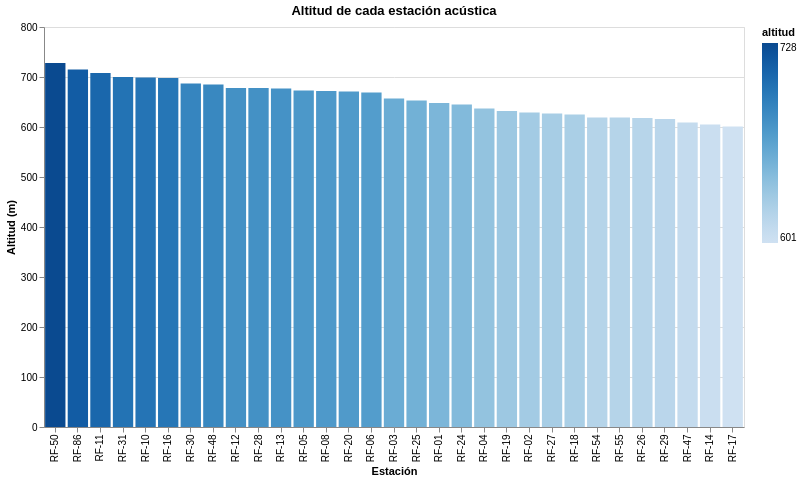

The cell this chart's notebook holds for it:
### Code cell
#VISUALIZACIÓN 2: Altitud por estación (bar chart ordenado)

chart_altitud = alt.Chart(df_05).mark_bar().encode(
    x=alt.X('estacion:N', sort='-y', title='Estación'),
    y=alt.Y('altitud:Q', title='Altitud (m)'),
    color='altitud:Q',
    tooltip=['estacion', 'nombre', 'altitud']
).properties(
    title='Altitud de cada estación acústica',
    width=700,
    height=400
)

chart_altitud

### Figure 1 — Vega specification as saved in the notebook (floating-point values rounded to 4 significant figures)
{"$schema": "https://vega.github.io/schema/vega/v5.json", "data": [{"name": "source_0"}, {"name": "data_0", "values": [{"altitud": 648, "altitud_end": 648.0, "altitud_start": 0.0, "estacion": "RF-01", "nombre": "Paseo de Recoletos"}, {"altitud": 629, "altitud_end": 629.0, "altitud_start": 0.0, "estacion": "RF-02", "nombre": "Carlos V"}, {"altitud": 657, "altitud_end": 657.0, "altitud_start": 0.0, "estacion": "RF-03", "nombre": "Plaza del Carmen"}, {"altitud": 637, "altitud_end": 637.0, "altitud_start": 0.0, "estacion": "RF-04", "nombre": "Plaza de España"}, {"altitud": 673, "altitud_end": 673.0, "altitud_start": 0.0, "estacion": "RF-05", "nombre": "Barrio del Pilar"}, {"altitud": 669, "altitud_end": 669.0, "altitud_start": 0.0, "estacion": "RF-06", "nombre": "Gregorio Marañón"}, {"altitud": 672, "altitud_end": 672.0, "altitud_start": 0.0, "estacion": "RF-08", "nombre": "Escuelas Aguirre"}, {"altitud": 699, "altitud_end": 699.0, "altitud_start": 0.0, "estacion": "RF-10", "nombre": "Cuatro Caminos"}, {"altitud": 708, "altitud_end": 708.0, "altitud_start": 0.0, "estacion": "RF-11", "nombre": "Ramón y Cajal"}, {"altitud": 678, "altitud_end": 678.0, "altitud_start": 0.0, "estacion": "RF-12", "nombre": "Manuel Becerra"}, {"altitud": 677, "altitud_end": 677.0, "altitud_start": 0.0, "estacion": "RF-13", "nombre": "Vallecas"}, {"altitud": 605, "altitud_end": 605.0, "altitud_start": 0.0, "estacion": "RF-14", "nombre": "Plaza Elíptica"}, {"altitud": 698, "altitud_end": 698.0, "altitud_start": 0.0, "estacion": "RF-16", "nombre": "Arturo Soria"}, {"altitud": 601, "altitud_end": 601.0, "altitud_start": 0.0, "estacion": "RF-17", "nombre": "Villaverde"}, {"altitud": 625, "altitud_end": 625.0, "altitud_start": 0.0, "estacion": "RF-18", "nombre": "Farolillo"}, {"altitud": 632, "altitud_end": 632.0, "altitud_start": 0.0, "estacion": "RF-19", "nombre": "Alto Extremadura"}, {"altitud": 671, "altitud_end": 671.0, "altitud_start": 0.0, "estacion": "RF-20", "nombre": "Avenida de Moratalaz"}, {"altitud": 645, "altitud_end": 645.0, "altitud_start": 0.0, "estacion": "RF-24", "nombre": "Casa de Campo"}, {"altitud": 653, "altitud_end": 653.0, "altitud_start": 0.0, "estacion": "RF-25", "nombre": "Santa Eugenia"}, {"altitud": 618, "altitud_end": 618.0, "altitud_start": 0.0, "estacion": "RF-26", "nombre": "Embajada"}, {"altitud": 627, "altitud_end": 627.0, "altitud_start": 0.0, "estacion": "RF-27", "nombre": "Barajas Pueblo"}, {"altitud": 678, "altitud_end": 678.0, "altitud_start": 0.0, "estacion": "RF-28", "nombre": "Cuatro Vientos"}, {"altitud": 616, "altitud_end": 616.0, "altitud_start": 0.0, "estacion": "RF-29", "nombre": "El Pardo"}, {"altitud": 687, "altitud_end": 687.0, "altitud_start": 0.0, "estacion": "RF-30", "nombre": "Campo de las Naciones"}, {"altitud": 700, "altitud_end": 700.0, "altitud_start": 0.0, "estacion": "RF-31", "nombre": "Sanchinarro"}, {"altitud": 609, "altitud_end": 609.0, "altitud_start": 0.0, "estacion": "RF-47", "nombre": "Mendez Álvaro"}, {"altitud": 685, "altitud_end": 685.0, "altitud_start": 0.0, "estacion": "RF-48", "nombre": "Castellana"}, {"altitud": 728, "altitud_end": 728.0, "altitud_start": 0.0, "estacion": "RF-50", "nombre": "Plaza de Castilla"}, {"altitud": 619, "altitud_end": 619.0, "altitud_start": 0.0, "estacion": "RF-54", "nombre": "Ensanche de Vallecas"}, {"altitud": 619, "altitud_end": 619.0, "altitud_start": 0.0, "estacion": "RF-55", "nombre": "Urb Embajada 2"}, {"altitud": 715, "altitud_end": 715.0, "altitud_start": 0.0, "estacion": "RF-86", "nombre": "Tres Olivos"}]}, {"name": "source_0_x_domain_estacion", "values": [{"estacion": "RF-01", "sort_field": 648}, {"estacion": "RF-02", "sort_field": 629}, {"estacion": "RF-03", "sort_field": 657}, {"estacion": "RF-04", "sort_field": 637}, {"estacion": "RF-05", "sort_field": 673}, {"estacion": "RF-06", "sort_field": 669}, {"estacion": "RF-08", "sort_field": 672}, {"estacion": "RF-10", "sort_field": 699}, {"estacion": "RF-11", "sort_field": 708}, {"estacion": "RF-12", "sort_field": 678}, {"estacion": "RF-13", "sort_field": 677}, {"estacion": "RF-14", "sort_field": 605}, {"estacion": "RF-16", "sort_field": 698}, {"estacion": "RF-17", "sort_field": 601}, {"estacion": "RF-18", "sort_field": 625}, {"estacion": "RF-19", "sort_field": 632}, {"estacion": "RF-20", "sort_field": 671}, {"estacion": "RF-24", "sort_field": 645}, {"estacion": "RF-25", "sort_field": 653}, {"estacion": "RF-26", "sort_field": 618}, {"estacion": "RF-27", "sort_field": 627}, {"estacion": "RF-28", "sort_field": 678}, {"estacion": "RF-29", "sort_field": 616}, {"estacion": "RF-30", "sort_field": 687}, {"estacion": "RF-31", "sort_field": 700}, {"estacion": "RF-47", "sort_field": 609}, {"estacion": "RF-48", "sort_field": 685}, {"estacion": "RF-50", "sort_field": 728}, {"estacion": "RF-54", "sort_field": 619}, {"estacion": "RF-55", "sort_field": 619}, {"estacion": "RF-86", "sort_field": 715}]}, {"name": "data_0_color_domain_altitud", "values": [{"min": 601, "max": 728}]}], "marks": [{"type": "rect", "name": "marks", "from": {"data": "data_0"}, "encode": {"update": {"tooltip": {"signal": "{\"estacion\": isValid(datum[\"estacion\"]) ? datum[\"estacion\"] : \"\"+datum[\"estacion\"], \"nombre\": isValid(datum[\"nombre\"]) ? datum[\"nombre\"] : \"\"+datum[\"nombre\"], \"altitud\": format(datum[\"altitud\"], \"\")}"}, "y": {"field": "altitud_end", "scale": "y"}, "width": {"signal": "max(0.25, bandwidth('x'))"}, "y2": {"field": "altitud_start", "scale": "y"}, "x": {"field": "estacion", "scale": "x"}, "fill": {"field": "altitud", "scale": "color"}}}, "style": ["bar"]}], "scales": [{"name": "x", "type": "band", "domain": {"data": "source_0_x_domain_estacion", "field": "estacion", "sort": {"op": "max", "field": "sort_field", "order": "descending"}}, "range": [0, {"signal": "width"}], "paddingOuter": 0.05, "paddingInner": 0.1}, {"name": "y", "type": "linear", "domain": {"data": "data_0", "fields": ["altitud_start", "altitud_end"]}, "range": [{"signal": "height"}, 0], "nice": true, "zero": true}, {"name": "color", "type": "linear", "domain": [{"signal": "(data(\"data_0_color_domain_altitud\")[0] || {}).min"}, {"signal": "(data(\"data_0_color_domain_altitud\")[0] || {}).max"}], "range": "ramp", "interpolate": "hcl", "zero": false}], "axes": [{"scale": "y", "zindex": 0, "orient": "left", "grid": true, "tickCount": {"signal": "ceil(height/40)"}, "maxExtent": 0, "ticks": false, "gridScale": "x", "aria": false, "minExtent": 0, "labels": false, "domain": false}, {"scale": "x", "grid": false, "orient": "bottom", "title": "Estación", "labelBaseline": "middle", "labelAlign": "right", "labelAngle": 270, "zindex": 0}, {"scale": "y", "grid": false, "tickCount": {"signal": "ceil(height/40)"}, "labelOverlap": true, "zindex": 0, "orient": "left", "title": "Altitud (m)"}], "title": {"text": "Altitud de cada estación acústica", "frame": "group"}, "width": 700, "height": 400, "style": "cell", "padding": 5, "legends": [{"fill": "color", "gradientLength": {"signal": "clamp(height, 64, 200)"}, "title": "altitud"}], "background": "white"}
